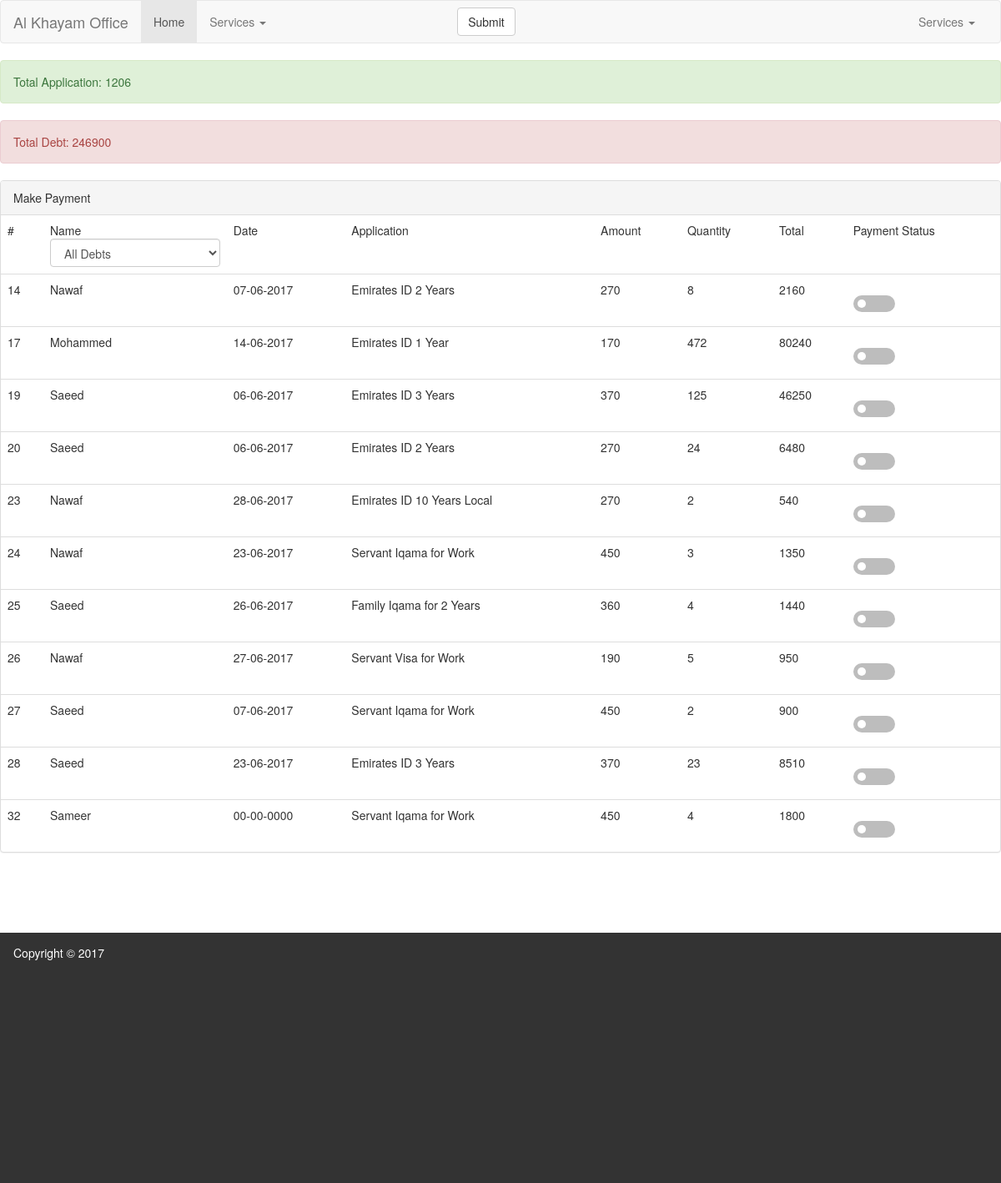
Page /makepayment.php on the committed database.
### tables this page shows
CREATE TABLE IF NOT EXISTS `transection` (
`ID` int(255) NOT NULL,
  `NameID` int(25) NOT NULL,
  `date` date NOT NULL,
  `TypeID` int(25) NOT NULL,
  `amount` int(25) NOT NULL,
  `quantity` int(25) NOT NULL,
  `total` int(46) NOT NULL,
  `status` tinyint(1) NOT NULL
);

CREATE TABLE IF NOT EXISTS `person` (
`NameID` int(25) NOT NULL,
  `name` varchar(25) NOT NULL,
  `mobile` varchar(10) NOT NULL,
  `sheikh_office` varchar(25) NOT NULL
);

CREATE TABLE IF NOT EXISTS `application` (
`TypeID` int(25) NOT NULL,
  `type` varchar(255) NOT NULL,
  `amount` int(25) NOT NULL
);

### functions.php (the view, shortened to what this page needs)
<?php
function get_trasections($filter,$output,$status,$status2){
	include("config.php");
	$sql = "SELECT transection.ID, person.name, DATE_FORMAT(date, '%d-%m-%Y') date, application.type, transection.amount,transection.quantity,transection.total, transection.status FROM transection JOIN person ON person.NameID = transection.NameID JOIN application on transection.TypeID = application.TypeID WHERE person.NameID = $filter order by transection.ID ";
	$retval = mysql_query( $sql, $conn );
	while($row = mysql_fetch_array($retval, MYSQL_ASSOC)) {
		if($row['status'] == $status or $row['status'] == $status2){
		echo "<tr class='content'>";
                echo "<td>" . $row['ID'] . "</td>";
                echo "<td>" . $row['name'] . "</td>";
                echo "<td>" . $row['date'] . "</td>";
                echo "<td>" . $row['type'] . "</td>";
				echo "<td>" . $row['amount'] . "</td>";
				echo "<td class='quantity2'>" . $row['quantity'] . "</td>";
				echo "<td class='total2'>" . $row['total'] . "</td>";
				if($output=='$row["status"]'){
					echo "<td>" .$row['status']. "</td>";
				}else if($output=='checkbox') {
					echo "<td>
					<input type='checkbox' value=" . $row['ID'] . " id='checkbox" . $row['ID'] . "' name='check[]'>
					<label for='checkbox" . $row['ID'] . "'></label></td>";
					}
				}
				echo "</tr>";
	  }
	}
function get_sum($sum){
	include("config.php");
	$sql = "SELECT SUM($sum) FROM transection  WHERE NameID = NameID";
	$retval = mysql_query( $sql, $conn );
	 while($row = mysql_fetch_array($retval, MYSQL_ASSOC)) {
		echo "<tr>";
          		echo "<td>" . $row['SUM('.$sum.')'] . "</td>";
            echo "</tr>";
	  }
}

### header.php (shortened to what this page needs)
<!doctype html>
<html>
   <head>
      <link href="style.css" rel="stylesheet" type="text/css">
       <link href="css/bootstrap.min.css" rel="stylesheet">
   </head>
   <body>
   <nav class="navbar navbar-default">
  <div class="container-fluid">
    <div class="navbar-header">
      <a class="navbar-brand" href="#">Al Khayam Office</a>
    </div>
    <div class="collapse navbar-collapse" id="bs-example-navbar-collapse-1">
      <ul class="nav navbar-nav">
        <li class="active"><a href="index.php">Home <span class="sr-only">(current)</span></a></li>
        <li class="dropdown">
          <a href="#" class="dropdown-toggle" data-toggle="dropdown" role="button" aria-haspopup="true" aria-expanded="false">Services <span class="caret"></span></a>
        </li>
      </ul>
      <form class="navbar-form navbar-left">
        <div class="form-group">
        </div>
        <button type="submit" class="btn btn-default">Submit</button>
      </form>
      <ul class="nav navbar-nav navbar-right">
        <li class="dropdown">
          <a href="#" class="dropdown-toggle" data-toggle="dropdown" role="button" aria-haspopup="true" aria-expanded="false">Services <span class="caret"></span></a>
        </li>
      </ul>
    </div>
  </div>
</nav>

### makepayment.php (shortened to what this page needs)
<?php
include("header.php");
include("config.php");
include("functions.php");
?>
<div id="appquantity"class="alert alert-success" role="alert">
	Total Application:
	<?php
	get_sum("quantity");
		?>
</div>
<div id="totalDebt"class="alert alert-danger" role="alert">
	Total Debt:
	<?php
	get_sum("total");
		?>
</div>
<form method="POST" action="submitpayment.php">
	<div class="panel panel-default">
	  <div class="panel-heading">Make Payment </div>
	<table  class="table">
	  <tbody id="list">
		<tr class="content">
		  <td>#</td>
		  <td>Name <select id="filterText" class="form-control" name="filter" onchange="filterText1()">
			<option>
				All Debts
			</option>
		</select></td>
		  <td>Date</td>
		  <td>Application</td>
		  <td>Amount</td>
		  <td>Quantity</td>
		  <td>Total</td>
		  <td id="payment">Payment Status</td>
		</tr>
		<?php echo get_trasections("person.NameID",'checkbox',0,0); ?>
	  </tbody>
	</table>
</div>
</form>
<?php
include("footer.php");
?>

### footer.php
<footer class="footer">Copyright &copy;  2017 </footer>
</body>
</html>

### style.css (style rules this page uses)
body { margin: 0px; padding: 0px; }
.footer { position:relative; bottom: 0px; background-color: #333; padding: 14px 16px; display: block; color: white; width:100%; height: 300px; margin-top: 50px ; }
label { width: 50px; height: 20px; cursor: pointer; display: inline-block; position: relative; background: rgb(189, 189, 189); border-radius: 30px; transition: background-color 0.4s; -moz-transition: background-color 0.4s; -webkit-transition: background-color 0.4s; }
label:after { left: 0; width: 10px; height: 10px; margin: 5px; content: ''; position: absolute; background: #FFF; border-radius: 10px; }
.content td { padding-top: 100px; }

### rows in the picture
transection: ID "14", NameID.name "Nawaf", date "07-06-2017", TypeID.type "Emirates ID 2 Years", amount "270", quantity "8", total "2160"
transection: ID "17", NameID.name "Mohammed", date "14-06-2017", TypeID.type "Emirates ID 1 Year", amount "170", quantity "472", total "80240"
transection: ID "19", NameID.name "Saeed", date "06-06-2017", TypeID.type "Emirates ID 3 Years", amount "370", quantity "125", total "46250"
transection: ID "20", NameID.name "Saeed", date "06-06-2017", TypeID.type "Emirates ID 2 Years", amount "270", quantity "24", total "6480"
transection: ID "23", NameID.name "Nawaf", date "28-06-2017", TypeID.type "Emirates ID 10 Years Local", amount "270", quantity "2", total "540"
transection: ID "24", NameID.name "Nawaf", date "23-06-2017", TypeID.type "Servant Iqama for Work", amount "450", quantity "3", total "1350"
transection: ID "25", NameID.name "Saeed", date "26-06-2017", TypeID.type "Family Iqama for 2 Years", amount "360", quantity "4", total "1440"
transection: ID "26", NameID.name "Nawaf", date "27-06-2017", TypeID.type "Servant Visa for Work", amount "190", quantity "5", total "950"
transection: ID "27", NameID.name "Saeed", date "07-06-2017", TypeID.type "Servant Iqama for Work", amount "450", quantity "2", total "900"
transection: ID "28", NameID.name "Saeed", date "23-06-2017", TypeID.type "Emirates ID 3 Years", amount "370", quantity "23", total "8510"
transection: ID "32", NameID.name "Sameer", date "00-00-0000", TypeID.type "Servant Iqama for Work", amount "450", quantity "4", total "1800"

### other values in the picture
$row['SUM('.$sum.')'] "1206"
$row['SUM('.$sum.')'] "246900"
